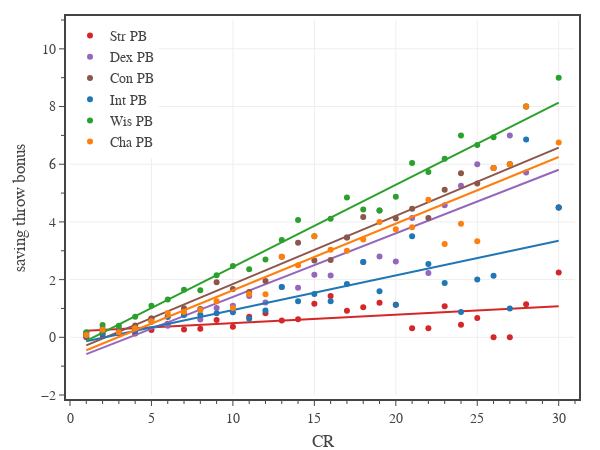

Here is the notebook cell this chart was saved with:
### Code cell
# Fig. 4: Saving throw proficiency bonus
columns = ['Str PB','Dex PB','Con PB','Int PB','Wis PB','Cha PB']
colors = ['#d62728','#9467bd','#8c564b','#1f77b4','#2ca02c','#ff7f0e']

df1 = df0[df0['Category'].isin(['generic','legendary','unique']) & df0['CR'].between(1, 30)]

# create figure
fig = go.Figure(
    layout=go.Layout(
        template=tfb.FIG_TEMPLATE,
        margin=dict(l=70, r=25, b=55, t=20, pad=4),
        xaxis=dict(
            title_text='CR',
            range=[0,31],
            tick0=0, dtick=5,
            minor=dict(tick0=0, dtick=1),
        ),
        yaxis=dict(
            title_text='saving throw bonus',
            range=[-2,11],
            tick0=0, dtick=2,
            minor=dict(tick0=0, dtick=1),
        ),
        legend=dict(
            xanchor='left', yanchor='top',
            x=0.00, y=1.00,
            orientation='v',
            tracegroupgap=0,
        )
    )
)

for column, color in zip(columns, colors):
    plot_mean_fit(fig, df1, 'CR', column, column, color)

# show figure
fig.update_layout(width=600, height=450)
fig.show(config=tfb.FIG_CONFIG)

# save figures
if SAVEFIGS:
    fig.update_layout(autosize=True, width=None, height=None)
    tfb.save_fig_html(fig, format='large', name='fig-saving-throw-proficiency-bonus-vs-cr-large')
    tfb.save_fig_html(fig, format='small', name='fig-saving-throw-proficiency-bonus-vs-cr-small')

### Figure 1 — Plotly figure (JSON) as saved in the notebook; plotly's stock layout.template omitted (floating-point values rounded to 4 significant figures)
{"data": [{"hovertemplate": "<b>Str PB</b><br>CR %{x:,.0f}<br>Mean %{y:,.1f}<br><extra></extra>", "legendgroup": "Str PB", "line": {"color": "#d62728"}, "mode": "markers", "name": "Str PB", "type": "scatter", "x": [1, 2, 3, 4, 5, 6, 7, 8, 9, 10, 11, 12, 13, 14, 15, 16, 17, 18, 19, 20, 21, 22, 23, 24, 25, 26, 27, 28, 30], "y": [0, 0.08163, 0.1412, 0.1322, 0.25, 0.4719, 0.2697, 0.2935, 0.597, 0.3636, 0.7143, 0.8372, 0.5814, 0.625, 1.167, 1.429, 0.9231, 1.043, 1.2, 1.125, 0.3182, 0.3182, 1.077, 0.4375, 0.6667, 0, 0, 1.143, 2.25]}, {"hoverinfo": "skip", "legendgroup": "Str PB", "line": {"color": "#d62728"}, "mode": "lines", "name": "Str PB", "showlegend": false, "type": "scatter", "x": [1, 2, 3, 4, 5, 6, 7, 8, 9, 10, 11, 12, 13, 14, 15, 16, 17, 18, 19, 20, 21, 22, 23, 24, 25, 26, 27, 28, 30], "y": [0.2245, 0.2538, 0.2832, 0.3125, 0.3419, 0.3712, 0.4006, 0.4299, 0.4593, 0.4886, 0.518, 0.5473, 0.5767, 0.606, 0.6354, 0.6647, 0.6941, 0.7234, 0.7528, 0.7821, 0.8115, 0.8408, 0.8702, 0.8995, 0.9289, 0.9582, 0.9876, 1.017, 1.076]}, {"hovertemplate": "<b>Dex PB</b><br>CR %{x:,.0f}<br>Mean %{y:,.1f}<br><extra></extra>", "legendgroup": "Dex PB", "line": {"color": "#9467bd"}, "mode": "markers", "name": "Dex PB", "type": "scatter", "x": [1, 2, 3, 4, 5, 6, 7, 8, 9, 10, 11, 12, 13, 14, 15, 16, 17, 18, 19, 20, 21, 22, 23, 24, 25, 26, 27, 28, 30], "y": [0.1562, 0.3061, 0.2941, 0.2479, 0.6538, 0.4045, 0.809, 0.6196, 1.015, 1.091, 1.429, 1.209, 1.744, 1.719, 2.167, 2.143, 3.462, 2.609, 2.8, 2.625, 4.136, 2.227, 4.577, 5.25, 6, 5.867, 7, 5.714, 4.5]}, {"hoverinfo": "skip", "legendgroup": "Dex PB", "line": {"color": "#9467bd"}, "mode": "lines", "name": "Dex PB", "showlegend": false, "type": "scatter", "x": [1, 2, 3, 4, 5, 6, 7, 8, 9, 10, 11, 12, 13, 14, 15, 16, 17, 18, 19, 20, 21, 22, 23, 24, 25, 26, 27, 28, 30], "y": [-0.5837, -0.3633, -0.1429, 0.07746, 0.2979, 0.5183, 0.7387, 0.9591, 1.179, 1.4, 1.62, 1.841, 2.061, 2.281, 2.502, 2.722, 2.943, 3.163, 3.383, 3.604, 3.824, 4.045, 4.265, 4.485, 4.706, 4.926, 5.147, 5.367, 5.808]}, {"hovertemplate": "<b>Con PB</b><br>CR %{x:,.0f}<br>Mean %{y:,.1f}<br><extra></extra>", "legendgroup": "Con PB", "line": {"color": "#8c564b"}, "mode": "markers", "name": "Con PB", "type": "scatter", "x": [1, 2, 3, 4, 5, 6, 7, 8, 9, 10, 11, 12, 13, 14, 15, 16, 17, 18, 19, 20, 21, 22, 23, 24, 25, 26, 27, 28, 30], "y": [0.09375, 0.1939, 0.2235, 0.4132, 0.6538, 0.7416, 1.011, 0.9783, 1.91, 1.673, 1.571, 1.953, 2.791, 3.281, 2.667, 2.679, 3.462, 4.174, 4.4, 4.125, 4.455, 4.136, 5.115, 5.688, 5.333, 5.867, 6, 8, 4.5]}, {"hoverinfo": "skip", "legendgroup": "Con PB", "line": {"color": "#8c564b"}, "mode": "lines", "name": "Con PB", "showlegend": false, "type": "scatter", "x": [1, 2, 3, 4, 5, 6, 7, 8, 9, 10, 11, 12, 13, 14, 15, 16, 17, 18, 19, 20, 21, 22, 23, 24, 25, 26, 27, 28, 30], "y": [-0.2781, -0.04181, 0.1944, 0.4307, 0.6669, 0.9032, 1.139, 1.376, 1.612, 1.848, 2.084, 2.321, 2.557, 2.793, 3.029, 3.266, 3.502, 3.738, 3.974, 4.211, 4.447, 4.683, 4.919, 5.156, 5.392, 5.628, 5.864, 6.101, 6.573]}, {"hovertemplate": "<b>Int PB</b><br>CR %{x:,.0f}<br>Mean %{y:,.1f}<br><extra></extra>", "legendgroup": "Int PB", "line": {"color": "#1f77b4"}, "mode": "markers", "name": "Int PB", "type": "scatter", "x": [1, 2, 3, 4, 5, 6, 7, 8, 9, 10, 11, 12, 13, 14, 15, 16, 17, 18, 19, 20, 21, 22, 23, 24, 25, 26, 27, 28, 30], "y": [0.04688, 0.1429, 0.1647, 0.2149, 0.5385, 0.7079, 0.7753, 0.7826, 0.8358, 0.8727, 0.6429, 0.9302, 1.744, 1.25, 1.5, 1.25, 1.846, 2.609, 1.6, 1.125, 3.5, 2.545, 1.885, 0.875, 2, 2.133, 1, 6.857, 4.5]}, {"hoverinfo": "skip", "legendgroup": "Int PB", "line": {"color": "#1f77b4"}, "mode": "lines", "name": "Int PB", "showlegend": false, "type": "scatter", "x": [1, 2, 3, 4, 5, 6, 7, 8, 9, 10, 11, 12, 13, 14, 15, 16, 17, 18, 19, 20, 21, 22, 23, 24, 25, 26, 27, 28, 30], "y": [-0.1387, -0.01851, 0.1016, 0.2218, 0.3419, 0.462, 0.5822, 0.7023, 0.8224, 0.9426, 1.063, 1.183, 1.303, 1.423, 1.543, 1.663, 1.784, 1.904, 2.024, 2.144, 2.264, 2.384, 2.504, 2.624, 2.745, 2.865, 2.985, 3.105, 3.345]}, {"hovertemplate": "<b>Wis PB</b><br>CR %{x:,.0f}<br>Mean %{y:,.1f}<br><extra></extra>", "legendgroup": "Wis PB", "line": {"color": "#2ca02c"}, "mode": "markers", "name": "Wis PB", "type": "scatter", "x": [1, 2, 3, 4, 5, 6, 7, 8, 9, 10, 11, 12, 13, 14, 15, 16, 17, 18, 19, 20, 21, 22, 23, 24, 25, 26, 27, 28, 30], "y": [0.1719, 0.4286, 0.4, 0.7107, 1.096, 1.315, 1.652, 1.63, 2.149, 2.473, 2.357, 2.698, 3.372, 4.062, 3.5, 4.107, 4.846, 4.435, 4.4, 4.875, 6.045, 5.727, 6.192, 7, 6.667, 6.933, 6, 8, 9]}, {"hoverinfo": "skip", "legendgroup": "Wis PB", "line": {"color": "#2ca02c"}, "mode": "lines", "name": "Wis PB", "showlegend": false, "type": "scatter", "x": [1, 2, 3, 4, 5, 6, 7, 8, 9, 10, 11, 12, 13, 14, 15, 16, 17, 18, 19, 20, 21, 22, 23, 24, 25, 26, 27, 28, 30], "y": [-0.1269, 0.1579, 0.4428, 0.7276, 1.012, 1.297, 1.582, 1.867, 2.152, 2.437, 2.721, 3.006, 3.291, 3.576, 3.861, 4.145, 4.43, 4.715, 5.0, 5.285, 5.57, 5.854, 6.139, 6.424, 6.709, 6.994, 7.279, 7.563, 8.133]}, {"hovertemplate": "<b>Cha PB</b><br>CR %{x:,.0f}<br>Mean %{y:,.1f}<br><extra></extra>", "legendgroup": "Cha PB", "line": {"color": "#ff7f0e"}, "mode": "markers", "name": "Cha PB", "type": "scatter", "x": [1, 2, 3, 4, 5, 6, 7, 8, 9, 10, 11, 12, 13, 14, 15, 16, 17, 18, 19, 20, 21, 22, 23, 24, 25, 26, 27, 28, 30], "y": [0.07812, 0.2653, 0.1765, 0.314, 0.5577, 0.8427, 0.8764, 0.9457, 1.254, 1.018, 1.5, 1.488, 2.791, 2.5, 3.5, 3.036, 3, 3.391, 4, 3.75, 3.818, 4.773, 3.231, 3.938, 3.333, 5.867, 6, 8, 6.75]}, {"hoverinfo": "skip", "legendgroup": "Cha PB", "line": {"color": "#ff7f0e"}, "mode": "lines", "name": "Cha PB", "showlegend": false, "type": "scatter", "x": [1, 2, 3, 4, 5, 6, 7, 8, 9, 10, 11, 12, 13, 14, 15, 16, 17, 18, 19, 20, 21, 22, 23, 24, 25, 26, 27, 28, 30], "y": [-0.4504, -0.2193, 0.01176, 0.2429, 0.474, 0.705, 0.9361, 1.167, 1.398, 1.629, 1.861, 2.092, 2.323, 2.554, 2.785, 3.016, 3.247, 3.478, 3.709, 3.94, 4.171, 4.403, 4.634, 4.865, 5.096, 5.327, 5.558, 5.789, 6.251]}], "layout": {"height": 450, "legend": {"orientation": "v", "tracegroupgap": 0, "x": 0, "xanchor": "left", "y": 1, "yanchor": "top"}, "margin": {"b": 55, "l": 70, "pad": 4, "r": 25, "t": 20}, "width": 600, "xaxis": {"dtick": 5, "minor": {"dtick": 1, "tick0": 0}, "range": [0, 31], "tick0": 0, "title": {"text": "CR"}}, "yaxis": {"dtick": 2, "minor": {"dtick": 1, "tick0": 0}, "range": [-2, 11], "tick0": 0, "title": {"text": "saving throw bonus"}}}}
